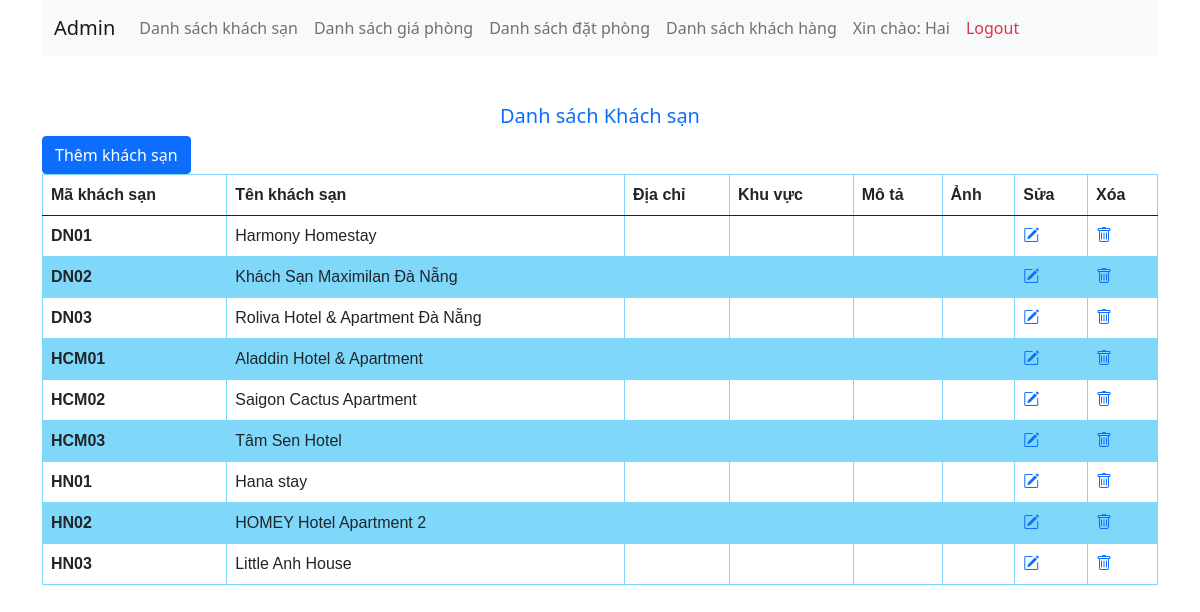
The app's page /admin/DSKS.php (signed in), older data.
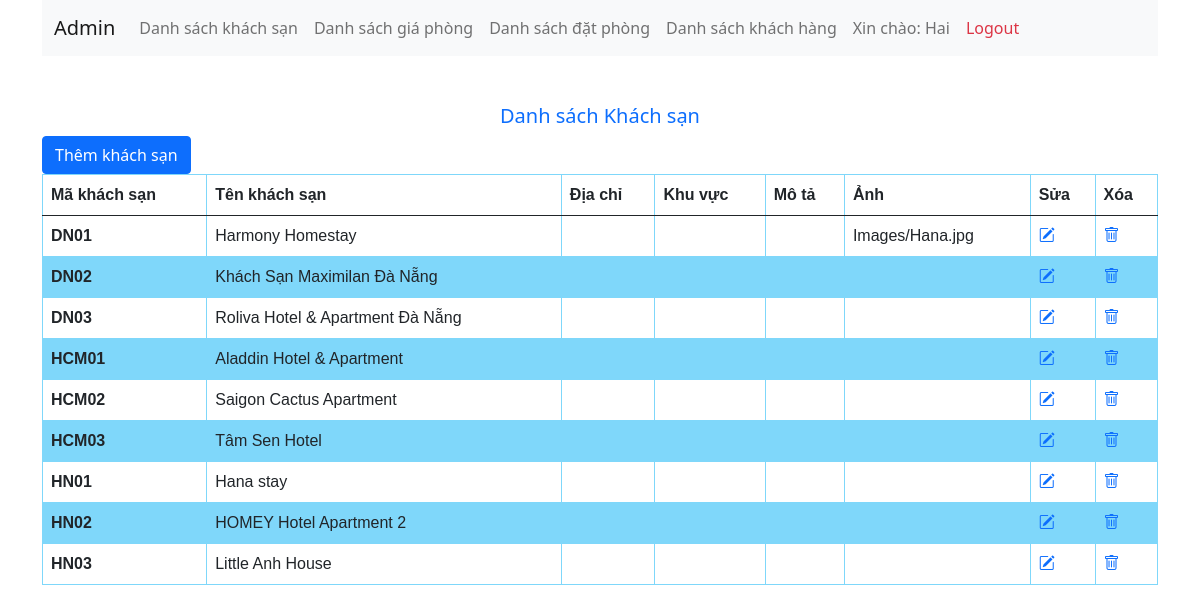
The same page, newer data.
### tables this page shows
CREATE TABLE `khachsan` (
  `MaKS` varchar(5) NOT NULL,
  `TenKS` varchar(100) NOT NULL,
  `Diachi` varchar(100) NOT NULL,
  `Khuvuc` varchar(100) NOT NULL,
  `SLdat` int(11) NOT NULL,
  `Anh` varchar(100) NOT NULL
);

### admin/DSKS.php (the view, shortened to what this page needs)
<?php
    include("template/header.php");
?>
<main>
        <div class="container">
            <h5 class="text-center text-primary mt-5">Danh sách Khách sạn</h5>
            <div>
                <a class="btn btn-primary" href="add-hotel.php">Thêm khách sạn</a>
            </div>
            <table class="table" >
                <thead>
                    <tr>
                        <th scope="col">Mã khách sạn</th>
                        <th scope="col">Tên khách sạn</th>
                        <th scope="col">Địa chỉ</th>
                        <th scope="col">Khu vực</th>
                        <th scope="col">Mô tả</th>
                        <th scope="col">Ảnh</th>
                        <th scope="col">Sửa</th>
                        <th scope="col">Xóa</th>
                    </tr>
                </thead>
                <tbody>
                    <?php
                        $conn = mysqli_connect('localhost','root','','btl');
                        $sql = "SELECT * FROM khachsan";
                        $result = mysqli_query($conn, $sql);
                        if(mysqli_num_rows($result) > 0){
                            while($row = mysqli_fetch_assoc($result)){
                    ?>
                                <tr>
                                    <th scope="row"><?php echo $row['MaKS']; ?></th>
                                    <td><?php echo $row['TenKS']; ?></td>
                                    <td><?php echo $row['DiaChi']; ?></td>
                                    <td><?php echo $row['KhuVuc']; ?></td>
                                    <td><?php echo $row['MoTa']; ?></td>
                                    <td><?php echo $row['Anh']; ?></td>
                                    <td><a href="update-hotel.php?id=<?php echo $row['MaKS']; ?>"><i class="bi bi-pencil-square"></i></a></td>
                                    <td><a href="delete-hotel.php?id=<?php echo $row['MaKS']; ?>"><i class="bi bi-trash"></i></a></td>
                                </tr>
                    <?php
                            }
                        }
                    ?>
                </tbody>
                </table>
        </div>
    </main>
<?php
    include("template/footer.php");
?>

Row changes from the older to the newer data that the page shows:
changed khachsan "DN01": Anh (not shown) → "Images/Hana.jpg"
